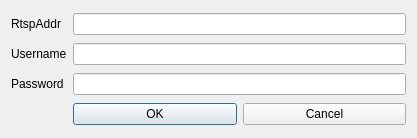
<?xml version="1.0" encoding="UTF-8"?>
<ui version="4.0">
 <class>SetRtspInfo</class>
 <widget class="QDialog" name="SetRtspInfo">
  <property name="geometry">
   <rect>
    <x>0</x>
    <y>0</y>
    <width>417</width>
    <height>138</height>
   </rect>
  </property>
  <property name="windowTitle">
   <string>Set rtsp stream</string>
  </property>
  <layout class="QGridLayout" name="gridLayout">
   <item row="0" column="0">
    <widget class="QLabel" name="label">
     <property name="text">
      <string>RtspAddr</string>
     </property>
    </widget>
   </item>
   <item row="0" column="1">
    <widget class="QLineEdit" name="editUrl"/>
   </item>
   <item row="1" column="0">
    <widget class="QLabel" name="label_2">
     <property name="text">
      <string>Username</string>
     </property>
    </widget>
   </item>
   <item row="1" column="1">
    <widget class="QLineEdit" name="editUser"/>
   </item>
   <item row="2" column="0">
    <widget class="QLabel" name="label_3">
     <property name="text">
      <string>Password</string>
     </property>
    </widget>
   </item>
   <item row="2" column="1">
    <widget class="QLineEdit" name="editPass">
     <property name="echoMode">
      <enum>QLineEdit::Password</enum>
     </property>
    </widget>
   </item>
   <item row="3" column="1">
    <layout class="QHBoxLayout" name="horizontalLayout">
     <item>
      <widget class="QPushButton" name="btnConfirm">
       <property name="text">
        <string>OK</string>
       </property>
       <property name="autoDefault">
        <bool>true</bool>
       </property>
       <property name="flat">
        <bool>false</bool>
       </property>
      </widget>
     </item>
     <item>
      <widget class="QPushButton" name="btnCancel">
       <property name="text">
        <string>Cancel</string>
       </property>
       <property name="autoDefault">
        <bool>false</bool>
       </property>
      </widget>
     </item>
    </layout>
   </item>
  </layout>
 </widget>
 <resources/>
 <connections/>
</ui>
